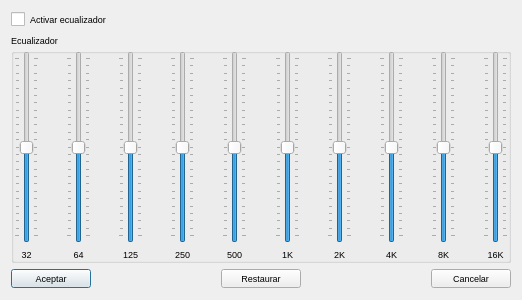
<?xml version="1.0" encoding="UTF-8"?>
<ui version="4.0">
 <class>Sonido</class>
 <widget class="QDialog" name="Sonido">
  <property name="geometry">
   <rect>
    <x>0</x>
    <y>0</y>
    <width>522</width>
    <height>300</height>
   </rect>
  </property>
  <property name="maximumSize">
   <size>
    <width>522</width>
    <height>300</height>
   </size>
  </property>
  <property name="font">
   <font>
    <pointsize>7</pointsize>
   </font>
  </property>
  <property name="windowTitle">
   <string>Ecualizador</string>
  </property>
  <property name="windowIcon">
   <iconset resource="recoverdrake.qrc">
    <normaloff>:/Imagenes/sound.png</normaloff>:/Imagenes/sound.png</iconset>
  </property>
  <layout class="QGridLayout" name="gridLayout">
   <item row="2" column="0">
    <widget class="QPushButton" name="pushButton">
     <property name="text">
      <string>Aceptar</string>
     </property>
     <property name="icon">
      <iconset resource="recoverdrake.qrc">
       <normaloff>:/Imagenes/thumbs_up.png</normaloff>:/Imagenes/thumbs_up.png</iconset>
     </property>
    </widget>
   </item>
   <item row="0" column="0" colspan="5">
    <widget class="QCheckBox" name="checkBox_4">
     <property name="text">
      <string>Activar ecualizador</string>
     </property>
    </widget>
   </item>
   <item row="2" column="1">
    <spacer name="horizontalSpacer">
     <property name="orientation">
      <enum>Qt::Horizontal</enum>
     </property>
     <property name="sizeHint" stdset="0">
      <size>
       <width>40</width>
       <height>20</height>
      </size>
     </property>
    </spacer>
   </item>
   <item row="2" column="2">
    <widget class="QPushButton" name="pushButton_2">
     <property name="text">
      <string>Restaurar</string>
     </property>
     <property name="icon">
      <iconset resource="recoverdrake.qrc">
       <normaloff>:/Imagenes/undo.png</normaloff>:/Imagenes/undo.png</iconset>
     </property>
    </widget>
   </item>
   <item row="2" column="4">
    <widget class="QPushButton" name="pushButton_3">
     <property name="text">
      <string>Cancelar</string>
     </property>
     <property name="icon">
      <iconset resource="recoverdrake.qrc">
       <normaloff>:/Imagenes/bad.png</normaloff>:/Imagenes/bad.png</iconset>
     </property>
    </widget>
   </item>
   <item row="1" column="0" colspan="5">
    <widget class="QGroupBox" name="groupBox_20">
     <property name="title">
      <string>Ecualizador</string>
     </property>
     <layout class="QGridLayout" name="gridLayout_31">
      <property name="leftMargin">
       <number>0</number>
      </property>
      <property name="topMargin">
       <number>0</number>
      </property>
      <property name="rightMargin">
       <number>0</number>
      </property>
      <property name="bottomMargin">
       <number>0</number>
      </property>
      <item row="1" column="8">
       <widget class="QLabel" name="label_175">
        <property name="text">
         <string>500</string>
        </property>
        <property name="alignment">
         <set>Qt::AlignCenter</set>
        </property>
       </widget>
      </item>
      <item row="0" column="2">
       <widget class="QSlider" name="verticalSlider_2">
        <property name="minimum">
         <number>-12</number>
        </property>
        <property name="maximum">
         <number>12</number>
        </property>
        <property name="orientation">
         <enum>Qt::Vertical</enum>
        </property>
        <property name="tickPosition">
         <enum>QSlider::TicksBothSides</enum>
        </property>
       </widget>
      </item>
      <item row="0" column="16">
       <widget class="QSlider" name="verticalSlider_9">
        <property name="minimum">
         <number>-12</number>
        </property>
        <property name="maximum">
         <number>12</number>
        </property>
        <property name="orientation">
         <enum>Qt::Vertical</enum>
        </property>
        <property name="tickPosition">
         <enum>QSlider::TicksBothSides</enum>
        </property>
       </widget>
      </item>
      <item row="0" column="18">
       <widget class="QSlider" name="verticalSlider_10">
        <property name="minimum">
         <number>-12</number>
        </property>
        <property name="maximum">
         <number>12</number>
        </property>
        <property name="orientation">
         <enum>Qt::Vertical</enum>
        </property>
        <property name="tickPosition">
         <enum>QSlider::TicksBothSides</enum>
        </property>
       </widget>
      </item>
      <item row="1" column="4">
       <widget class="QLabel" name="label_178">
        <property name="text">
         <string>125</string>
        </property>
        <property name="alignment">
         <set>Qt::AlignCenter</set>
        </property>
       </widget>
      </item>
      <item row="1" column="12">
       <widget class="QLabel" name="label_179">
        <property name="text">
         <string>2K</string>
        </property>
        <property name="alignment">
         <set>Qt::AlignCenter</set>
        </property>
       </widget>
      </item>
      <item row="0" column="4">
       <widget class="QSlider" name="verticalSlider_3">
        <property name="minimum">
         <number>-12</number>
        </property>
        <property name="maximum">
         <number>12</number>
        </property>
        <property name="orientation">
         <enum>Qt::Vertical</enum>
        </property>
        <property name="tickPosition">
         <enum>QSlider::TicksBothSides</enum>
        </property>
       </widget>
      </item>
      <item row="0" column="8">
       <widget class="QSlider" name="verticalSlider_5">
        <property name="minimum">
         <number>-12</number>
        </property>
        <property name="maximum">
         <number>12</number>
        </property>
        <property name="value">
         <number>0</number>
        </property>
        <property name="orientation">
         <enum>Qt::Vertical</enum>
        </property>
        <property name="tickPosition">
         <enum>QSlider::TicksBothSides</enum>
        </property>
       </widget>
      </item>
      <item row="0" column="12">
       <widget class="QSlider" name="verticalSlider_7">
        <property name="minimum">
         <number>-12</number>
        </property>
        <property name="maximum">
         <number>12</number>
        </property>
        <property name="orientation">
         <enum>Qt::Vertical</enum>
        </property>
        <property name="tickPosition">
         <enum>QSlider::TicksBothSides</enum>
        </property>
       </widget>
      </item>
      <item row="0" column="14">
       <widget class="QSlider" name="verticalSlider_8">
        <property name="minimum">
         <number>-12</number>
        </property>
        <property name="maximum">
         <number>12</number>
        </property>
        <property name="orientation">
         <enum>Qt::Vertical</enum>
        </property>
        <property name="tickPosition">
         <enum>QSlider::TicksBothSides</enum>
        </property>
       </widget>
      </item>
      <item row="1" column="18">
       <widget class="QLabel" name="label_181">
        <property name="text">
         <string>16K</string>
        </property>
        <property name="alignment">
         <set>Qt::AlignCenter</set>
        </property>
       </widget>
      </item>
      <item row="1" column="14">
       <widget class="QLabel" name="label_177">
        <property name="text">
         <string>4K</string>
        </property>
        <property name="alignment">
         <set>Qt::AlignCenter</set>
        </property>
       </widget>
      </item>
      <item row="1" column="10">
       <widget class="QLabel" name="label_176">
        <property name="text">
         <string>1K</string>
        </property>
        <property name="alignment">
         <set>Qt::AlignCenter</set>
        </property>
       </widget>
      </item>
      <item row="1" column="0">
       <widget class="QLabel" name="label_180">
        <property name="text">
         <string>32</string>
        </property>
        <property name="alignment">
         <set>Qt::AlignCenter</set>
        </property>
       </widget>
      </item>
      <item row="0" column="10">
       <widget class="QSlider" name="verticalSlider_6">
        <property name="minimum">
         <number>-12</number>
        </property>
        <property name="maximum">
         <number>12</number>
        </property>
        <property name="orientation">
         <enum>Qt::Vertical</enum>
        </property>
        <property name="tickPosition">
         <enum>QSlider::TicksBothSides</enum>
        </property>
       </widget>
      </item>
      <item row="1" column="16">
       <widget class="QLabel" name="label_182">
        <property name="text">
         <string>8K</string>
        </property>
        <property name="alignment">
         <set>Qt::AlignCenter</set>
        </property>
       </widget>
      </item>
      <item row="0" column="6">
       <widget class="QSlider" name="verticalSlider_4">
        <property name="minimum">
         <number>-12</number>
        </property>
        <property name="maximum">
         <number>12</number>
        </property>
        <property name="orientation">
         <enum>Qt::Vertical</enum>
        </property>
        <property name="tickPosition">
         <enum>QSlider::TicksBothSides</enum>
        </property>
       </widget>
      </item>
      <item row="0" column="0">
       <widget class="QSlider" name="verticalSlider">
        <property name="minimum">
         <number>-12</number>
        </property>
        <property name="maximum">
         <number>12</number>
        </property>
        <property name="orientation">
         <enum>Qt::Vertical</enum>
        </property>
        <property name="tickPosition">
         <enum>QSlider::TicksBothSides</enum>
        </property>
       </widget>
      </item>
      <item row="1" column="2">
       <widget class="QLabel" name="label_174">
        <property name="text">
         <string>64</string>
        </property>
        <property name="alignment">
         <set>Qt::AlignCenter</set>
        </property>
       </widget>
      </item>
      <item row="1" column="6">
       <widget class="QLabel" name="label_183">
        <property name="text">
         <string>250</string>
        </property>
        <property name="alignment">
         <set>Qt::AlignCenter</set>
        </property>
       </widget>
      </item>
      <item row="0" column="5">
       <spacer name="horizontalSpacer_5">
        <property name="orientation">
         <enum>Qt::Horizontal</enum>
        </property>
        <property name="sizeHint" stdset="0">
         <size>
          <width>40</width>
          <height>20</height>
         </size>
        </property>
       </spacer>
      </item>
      <item row="0" column="3">
       <spacer name="horizontalSpacer_4">
        <property name="orientation">
         <enum>Qt::Horizontal</enum>
        </property>
        <property name="sizeHint" stdset="0">
         <size>
          <width>40</width>
          <height>20</height>
         </size>
        </property>
       </spacer>
      </item>
      <item row="0" column="7">
       <spacer name="horizontalSpacer_6">
        <property name="orientation">
         <enum>Qt::Horizontal</enum>
        </property>
        <property name="sizeHint" stdset="0">
         <size>
          <width>40</width>
          <height>20</height>
         </size>
        </property>
       </spacer>
      </item>
      <item row="0" column="1">
       <spacer name="horizontalSpacer_3">
        <property name="orientation">
         <enum>Qt::Horizontal</enum>
        </property>
        <property name="sizeHint" stdset="0">
         <size>
          <width>40</width>
          <height>20</height>
         </size>
        </property>
       </spacer>
      </item>
      <item row="0" column="9">
       <spacer name="horizontalSpacer_7">
        <property name="orientation">
         <enum>Qt::Horizontal</enum>
        </property>
        <property name="sizeHint" stdset="0">
         <size>
          <width>40</width>
          <height>20</height>
         </size>
        </property>
       </spacer>
      </item>
      <item row="0" column="11">
       <spacer name="horizontalSpacer_8">
        <property name="orientation">
         <enum>Qt::Horizontal</enum>
        </property>
        <property name="sizeHint" stdset="0">
         <size>
          <width>40</width>
          <height>20</height>
         </size>
        </property>
       </spacer>
      </item>
      <item row="0" column="13">
       <spacer name="horizontalSpacer_9">
        <property name="orientation">
         <enum>Qt::Horizontal</enum>
        </property>
        <property name="sizeHint" stdset="0">
         <size>
          <width>40</width>
          <height>20</height>
         </size>
        </property>
       </spacer>
      </item>
      <item row="0" column="15">
       <spacer name="horizontalSpacer_10">
        <property name="orientation">
         <enum>Qt::Horizontal</enum>
        </property>
        <property name="sizeHint" stdset="0">
         <size>
          <width>40</width>
          <height>20</height>
         </size>
        </property>
       </spacer>
      </item>
      <item row="0" column="17">
       <spacer name="horizontalSpacer_11">
        <property name="orientation">
         <enum>Qt::Horizontal</enum>
        </property>
        <property name="sizeHint" stdset="0">
         <size>
          <width>40</width>
          <height>20</height>
         </size>
        </property>
       </spacer>
      </item>
     </layout>
    </widget>
   </item>
   <item row="2" column="3">
    <spacer name="horizontalSpacer_2">
     <property name="orientation">
      <enum>Qt::Horizontal</enum>
     </property>
     <property name="sizeHint" stdset="0">
      <size>
       <width>40</width>
       <height>20</height>
      </size>
     </property>
    </spacer>
   </item>
  </layout>
 </widget>
 <resources>
  <include location="recoverdrake.qrc"/>
 </resources>
 <connections/>
</ui>
